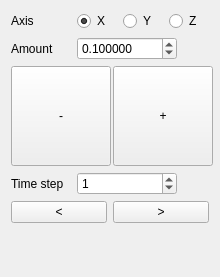
<?xml version="1.0" encoding="UTF-8"?>
<ui version="4.0">
 <class>Form</class>
 <widget class="QWidget" name="Form">
  <property name="geometry">
   <rect>
    <x>0</x>
    <y>0</y>
    <width>220</width>
    <height>277</height>
   </rect>
  </property>
  <property name="minimumSize">
   <size>
    <width>220</width>
    <height>0</height>
   </size>
  </property>
  <property name="windowTitle">
   <string>Nudge Transform</string>
  </property>
  <layout class="QVBoxLayout" name="verticalLayout">
   <item>
    <layout class="QHBoxLayout" name="horizontalLayout">
     <item>
      <widget class="QLabel" name="label">
       <property name="sizePolicy">
        <sizepolicy hsizetype="Preferred" vsizetype="Preferred">
         <horstretch>0</horstretch>
         <verstretch>0</verstretch>
        </sizepolicy>
       </property>
       <property name="minimumSize">
        <size>
         <width>60</width>
         <height>0</height>
        </size>
       </property>
       <property name="text">
        <string>Axis</string>
       </property>
      </widget>
     </item>
     <item>
      <widget class="QRadioButton" name="x_axis_radiobutton">
       <property name="text">
        <string>X</string>
       </property>
       <property name="checked">
        <bool>true</bool>
       </property>
      </widget>
     </item>
     <item>
      <widget class="QRadioButton" name="y_axis_radiobutton">
       <property name="text">
        <string>Y</string>
       </property>
      </widget>
     </item>
     <item>
      <widget class="QRadioButton" name="z_axis_radiobutton">
       <property name="text">
        <string>Z</string>
       </property>
      </widget>
     </item>
    </layout>
   </item>
   <item>
    <layout class="QHBoxLayout" name="horizontalLayout_2">
     <item>
      <widget class="QLabel" name="label_2">
       <property name="minimumSize">
        <size>
         <width>60</width>
         <height>0</height>
        </size>
       </property>
       <property name="maximumSize">
        <size>
         <width>60</width>
         <height>16777215</height>
        </size>
       </property>
       <property name="text">
        <string>Amount</string>
       </property>
      </widget>
     </item>
     <item>
      <widget class="QDoubleSpinBox" name="amount_spinbox">
       <property name="minimumSize">
        <size>
         <width>100</width>
         <height>0</height>
        </size>
       </property>
       <property name="maximumSize">
        <size>
         <width>100</width>
         <height>16777215</height>
        </size>
       </property>
       <property name="decimals">
        <number>6</number>
       </property>
       <property name="minimum">
        <double>-1000.000000000000000</double>
       </property>
       <property name="maximum">
        <double>1000.000000000000000</double>
       </property>
       <property name="singleStep">
        <double>0.100000000000000</double>
       </property>
       <property name="value">
        <double>0.100000000000000</double>
       </property>
      </widget>
     </item>
     <item>
      <spacer name="horizontalSpacer">
       <property name="orientation">
        <enum>Qt::Horizontal</enum>
       </property>
       <property name="sizeHint" stdset="0">
        <size>
         <width>40</width>
         <height>20</height>
        </size>
       </property>
      </spacer>
     </item>
    </layout>
   </item>
   <item>
    <layout class="QHBoxLayout" name="horizontalLayout_3">
     <item>
      <widget class="QPushButton" name="nudge_neg_btn">
       <property name="minimumSize">
        <size>
         <width>100</width>
         <height>100</height>
        </size>
       </property>
       <property name="maximumSize">
        <size>
         <width>100</width>
         <height>100</height>
        </size>
       </property>
       <property name="text">
        <string>-</string>
       </property>
      </widget>
     </item>
     <item>
      <widget class="QPushButton" name="nudge_pos_btn">
       <property name="minimumSize">
        <size>
         <width>100</width>
         <height>100</height>
        </size>
       </property>
       <property name="maximumSize">
        <size>
         <width>100</width>
         <height>100</height>
        </size>
       </property>
       <property name="text">
        <string>+</string>
       </property>
      </widget>
     </item>
    </layout>
   </item>
   <item>
    <layout class="QHBoxLayout" name="horizontalLayout_4">
     <item>
      <widget class="QLabel" name="label_3">
       <property name="minimumSize">
        <size>
         <width>60</width>
         <height>0</height>
        </size>
       </property>
       <property name="maximumSize">
        <size>
         <width>60</width>
         <height>16777215</height>
        </size>
       </property>
       <property name="text">
        <string>Time step</string>
       </property>
      </widget>
     </item>
     <item>
      <widget class="QSpinBox" name="time_step_spinbox">
       <property name="minimumSize">
        <size>
         <width>100</width>
         <height>0</height>
        </size>
       </property>
       <property name="maximumSize">
        <size>
         <width>100</width>
         <height>16777215</height>
        </size>
       </property>
       <property name="value">
        <number>1</number>
       </property>
      </widget>
     </item>
     <item>
      <spacer name="horizontalSpacer_2">
       <property name="orientation">
        <enum>Qt::Horizontal</enum>
       </property>
       <property name="sizeHint" stdset="0">
        <size>
         <width>40</width>
         <height>20</height>
        </size>
       </property>
      </spacer>
     </item>
    </layout>
   </item>
   <item>
    <layout class="QHBoxLayout" name="horizontalLayout_5">
     <item>
      <widget class="QPushButton" name="timestep_neg_btn">
       <property name="text">
        <string>&lt;</string>
       </property>
      </widget>
     </item>
     <item>
      <widget class="QPushButton" name="timestep_pos_btn">
       <property name="text">
        <string>&gt;</string>
       </property>
      </widget>
     </item>
    </layout>
   </item>
   <item>
    <spacer name="verticalSpacer">
     <property name="orientation">
      <enum>Qt::Vertical</enum>
     </property>
     <property name="sizeHint" stdset="0">
      <size>
       <width>20</width>
       <height>40</height>
      </size>
     </property>
    </spacer>
   </item>
  </layout>
 </widget>
 <resources/>
 <connections/>
</ui>
